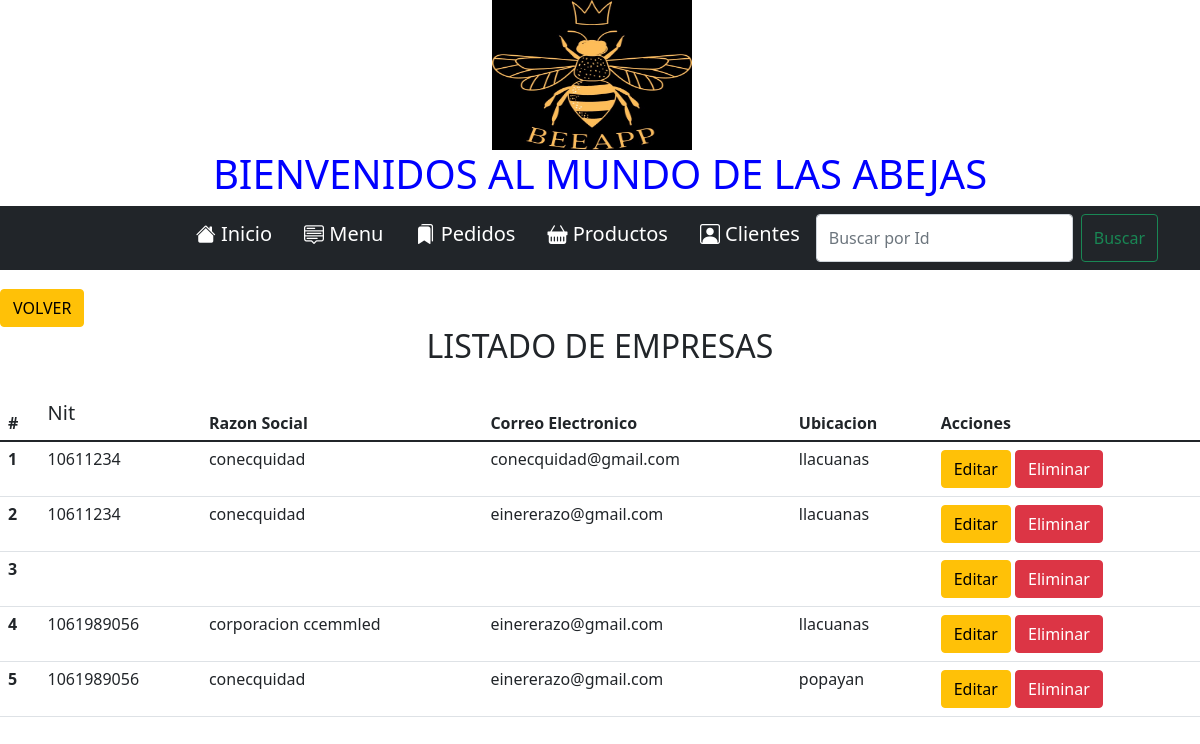
/usuario/vista/listaEmpresa.php, run on the app's committed database.
### tables this page shows
CREATE TABLE `empresa` (
  `id` int(6) NOT NULL,
  `nit` varchar(60) DEFAULT NULL,
  `razon_social` varchar(90) DEFAULT NULL,
  `email` varchar(60) DEFAULT NULL,
  `password` varchar(60) DEFAULT NULL,
  `ubicacion` varchar(90) DEFAULT NULL,
  `contactos` varchar(30) DEFAULT NULL
);

### conexion/conexion.php (called while the page is built, shortened)
<?php
    class Conexion {
        protected     $driver     = "mysql";
        protected   $host       = "localhost";
        private     $based      = "beeapp";
        private     $usuario    = "root";
        private     $contrasena = "";
        public function __construct(){
            try {
                $db = new PDO("{$this->driver}:host={$this->host};
                dbname={$this->based}", $this->usuario, $this->contrasena);
                $db->setAttribute(PDO::ATTR_ERRMODE, PDO::ERRMODE_EXCEPTION);
                return $db;
            } catch (PDOException $e) {
                echo "Error de conexión a la bd..".$e->getMessage();
            }
        }
    }
?>

### usuario/modelo/empresa.php (called while the page is built, shortened)
<?php
   require_once("../../conexion/conexion.php");
   class empresa extends conexion {
        public function __construct()
        {
            $this->db = parent::__construct();
        }
        public function getempresa(){
            $rows = Null;
            $tabla = $this->db->prepare("SELECT id, nit, razon_social, email, password, ubicacion, contactos FROM empresa");
            $tabla->execute();
            while ($result = $tabla->fetch()) {
            $rows[] = $result;
            }
            return $rows;
            }
   }
?>

### usuario/vista/listaEmpresa.php (the view, shortened to what this page needs)
<?php
    require_once("../modelo/empresa.php");
    require_once("../../template/plantillaFormulario.php");
    $modeloempresa = new empresa();
?>
  <form>
    <a href="perfiladministrador.php">
    <button type="button" class="btn btn-warning" href="perfiladministrador.php"  >VOLVER</button>
    </a>
</form>
      <center><h2>LISTADO DE EMPRESAS </h2></center>
      <table class="table">
    <thead>
        <tr>
            <th>#</th>
            <th><h5>Nit</th>
            <th>Razon Social</th>
            <th>Correo Electronico</th>
            <th>Ubicacion</th>
            <th> Acciones</th></h3>
    </thead>
    <tbody>
        <?php
          $verempresas = $modeloempresa->getempresa();
          foreach ($verempresas as $key => $listarempresas) {
        ?>
            <tr>
            <th scope="row"><?= $listarempresas['id'];?></th>
                <td><?= $listarempresas['nit'];?></td>
                <td><?= $listarempresas['razon_social'];?></td>
                <td><?= $listarempresas['email'];?></td>
                <td><?= $listarempresas['ubicacion'];?></td>
                <td>
                   <a href="update.php?=id<?= $listarempresas['id'];?>" class="btn btn-warning">Editar</a>
                    <a href="delete.php=id<?= $listarempresas['id']?>" class="btn btn-danger">Eliminar</a>
                </td>
            </tr>
        <?php
        }
        ?>
    </tbody>
</table>

### data on the page
empresa: id "1", nit "10611234", razon_social "conecquidad", email "conecquidad@gmail.com", ubicacion "llacuanas"
empresa: id "2", nit "10611234", razon_social "conecquidad", email "einererazo@gmail.com", ubicacion "llacuanas"
empresa: id "3"
empresa: id "4", nit "1061989056", razon_social "corporacion ccemmled", email "einererazo@gmail.com", ubicacion "llacuanas"
empresa: id "5", nit "1061989056", razon_social "conecquidad", email "einererazo@gmail.com", ubicacion "popayan"
